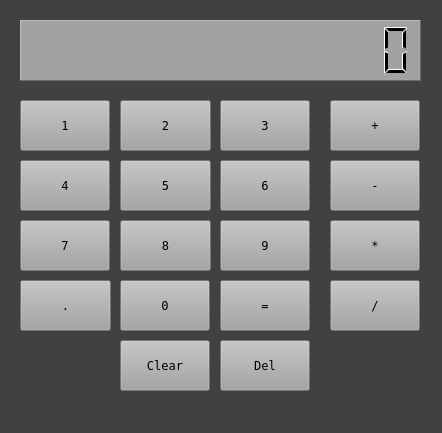
<?xml version="1.0" encoding="UTF-8"?>
<ui version="4.0">
 <class>MainWindow</class>
 <widget class="QMainWindow" name="MainWindow">
  <property name="geometry">
   <rect>
    <x>0</x>
    <y>0</y>
    <width>442</width>
    <height>433</height>
   </rect>
  </property>
  <property name="windowTitle">
   <string>Calculator</string>
  </property>
  <property name="windowIcon">
   <iconset>
    <normaloff>icons/calc.ico</normaloff>
    <normalon>icons/calc.png</normalon>icons/calc.ico</iconset>
  </property>
  <property name="styleSheet">
   <string notr="true">background-color: rgb(65, 65, 65);</string>
  </property>
  <property name="tabShape">
   <enum>QTabWidget::Rounded</enum>
  </property>
  <property name="dockNestingEnabled">
   <bool>true</bool>
  </property>
  <widget class="QWidget" name="centralwidget">
   <widget class="QLCDNumber" name="nDisplay">
    <property name="geometry">
     <rect>
      <x>20</x>
      <y>20</y>
      <width>401</width>
      <height>61</height>
     </rect>
    </property>
    <property name="styleSheet">
     <string notr="true">background-color: rgb(162, 162, 162);
text-color: black;</string>
    </property>
    <property name="frameShape">
     <enum>QFrame::Panel</enum>
    </property>
    <property name="digitCount">
     <number>14</number>
    </property>
   </widget>
   <widget class="QPushButton" name="pushButton_plus">
    <property name="geometry">
     <rect>
      <x>330</x>
      <y>100</y>
      <width>90</width>
      <height>51</height>
     </rect>
    </property>
    <property name="font">
     <font>
      <family>Terminal</family>
      <pointsize>9</pointsize>
     </font>
    </property>
    <property name="styleSheet">
     <string notr="true">background-color: rgb(162, 162, 162);</string>
    </property>
    <property name="text">
     <string>+</string>
    </property>
    <property name="autoDefault">
     <bool>false</bool>
    </property>
    <property name="default">
     <bool>false</bool>
    </property>
    <property name="flat">
     <bool>false</bool>
    </property>
   </widget>
   <widget class="QPushButton" name="pushButton_3">
    <property name="geometry">
     <rect>
      <x>220</x>
      <y>100</y>
      <width>90</width>
      <height>51</height>
     </rect>
    </property>
    <property name="font">
     <font>
      <family>Terminal</family>
      <pointsize>9</pointsize>
     </font>
    </property>
    <property name="styleSheet">
     <string notr="true">background-color: rgb(162, 162, 162);</string>
    </property>
    <property name="text">
     <string>3</string>
    </property>
    <property name="autoDefault">
     <bool>false</bool>
    </property>
    <property name="default">
     <bool>false</bool>
    </property>
    <property name="flat">
     <bool>false</bool>
    </property>
   </widget>
   <widget class="QPushButton" name="pushButton_2">
    <property name="geometry">
     <rect>
      <x>120</x>
      <y>100</y>
      <width>91</width>
      <height>51</height>
     </rect>
    </property>
    <property name="font">
     <font>
      <family>Terminal</family>
      <pointsize>9</pointsize>
     </font>
    </property>
    <property name="styleSheet">
     <string notr="true">background-color: rgb(162, 162, 162);</string>
    </property>
    <property name="text">
     <string>2</string>
    </property>
    <property name="autoDefault">
     <bool>false</bool>
    </property>
    <property name="default">
     <bool>false</bool>
    </property>
    <property name="flat">
     <bool>false</bool>
    </property>
   </widget>
   <widget class="QPushButton" name="pushButton">
    <property name="enabled">
     <bool>true</bool>
    </property>
    <property name="geometry">
     <rect>
      <x>20</x>
      <y>100</y>
      <width>90</width>
      <height>51</height>
     </rect>
    </property>
    <property name="sizePolicy">
     <sizepolicy hsizetype="Ignored" vsizetype="Ignored">
      <horstretch>0</horstretch>
      <verstretch>61</verstretch>
     </sizepolicy>
    </property>
    <property name="font">
     <font>
      <family>Terminal</family>
      <pointsize>9</pointsize>
     </font>
    </property>
    <property name="styleSheet">
     <string notr="true">background-color: rgb(162, 162, 162);</string>
    </property>
    <property name="text">
     <string>1</string>
    </property>
    <property name="autoDefault">
     <bool>false</bool>
    </property>
    <property name="default">
     <bool>false</bool>
    </property>
    <property name="flat">
     <bool>false</bool>
    </property>
   </widget>
   <widget class="QPushButton" name="pushButton_4">
    <property name="geometry">
     <rect>
      <x>20</x>
      <y>160</y>
      <width>90</width>
      <height>51</height>
     </rect>
    </property>
    <property name="font">
     <font>
      <family>Terminal</family>
      <pointsize>9</pointsize>
     </font>
    </property>
    <property name="styleSheet">
     <string notr="true">background-color: rgb(162, 162, 162);</string>
    </property>
    <property name="text">
     <string>4</string>
    </property>
    <property name="autoDefault">
     <bool>false</bool>
    </property>
    <property name="default">
     <bool>false</bool>
    </property>
    <property name="flat">
     <bool>false</bool>
    </property>
   </widget>
   <widget class="QPushButton" name="pushButton_5">
    <property name="geometry">
     <rect>
      <x>120</x>
      <y>160</y>
      <width>91</width>
      <height>51</height>
     </rect>
    </property>
    <property name="font">
     <font>
      <family>Terminal</family>
      <pointsize>9</pointsize>
     </font>
    </property>
    <property name="styleSheet">
     <string notr="true">background-color: rgb(162, 162, 162);</string>
    </property>
    <property name="text">
     <string>5</string>
    </property>
    <property name="autoDefault">
     <bool>false</bool>
    </property>
    <property name="default">
     <bool>false</bool>
    </property>
    <property name="flat">
     <bool>false</bool>
    </property>
   </widget>
   <widget class="QPushButton" name="pushButton_6">
    <property name="geometry">
     <rect>
      <x>220</x>
      <y>160</y>
      <width>90</width>
      <height>51</height>
     </rect>
    </property>
    <property name="font">
     <font>
      <family>Terminal</family>
      <pointsize>9</pointsize>
     </font>
    </property>
    <property name="styleSheet">
     <string notr="true">background-color: rgb(162, 162, 162);</string>
    </property>
    <property name="text">
     <string>6</string>
    </property>
    <property name="autoDefault">
     <bool>false</bool>
    </property>
    <property name="default">
     <bool>false</bool>
    </property>
    <property name="flat">
     <bool>false</bool>
    </property>
   </widget>
   <widget class="QPushButton" name="pushButton_minus">
    <property name="geometry">
     <rect>
      <x>330</x>
      <y>160</y>
      <width>90</width>
      <height>51</height>
     </rect>
    </property>
    <property name="font">
     <font>
      <family>Terminal</family>
      <pointsize>9</pointsize>
     </font>
    </property>
    <property name="styleSheet">
     <string notr="true">background-color: rgb(162, 162, 162);</string>
    </property>
    <property name="text">
     <string>-</string>
    </property>
    <property name="autoDefault">
     <bool>false</bool>
    </property>
    <property name="default">
     <bool>false</bool>
    </property>
    <property name="flat">
     <bool>false</bool>
    </property>
   </widget>
   <widget class="QPushButton" name="pushButton_7">
    <property name="geometry">
     <rect>
      <x>20</x>
      <y>220</y>
      <width>90</width>
      <height>51</height>
     </rect>
    </property>
    <property name="font">
     <font>
      <family>Terminal</family>
      <pointsize>9</pointsize>
     </font>
    </property>
    <property name="styleSheet">
     <string notr="true">background-color: rgb(162, 162, 162);</string>
    </property>
    <property name="text">
     <string>7</string>
    </property>
    <property name="autoDefault">
     <bool>false</bool>
    </property>
    <property name="default">
     <bool>false</bool>
    </property>
    <property name="flat">
     <bool>false</bool>
    </property>
   </widget>
   <widget class="QPushButton" name="pushButton_0">
    <property name="geometry">
     <rect>
      <x>120</x>
      <y>280</y>
      <width>90</width>
      <height>51</height>
     </rect>
    </property>
    <property name="font">
     <font>
      <family>Terminal</family>
      <pointsize>9</pointsize>
     </font>
    </property>
    <property name="styleSheet">
     <string notr="true">background-color: rgb(162, 162, 162);</string>
    </property>
    <property name="text">
     <string>0</string>
    </property>
    <property name="autoDefault">
     <bool>false</bool>
    </property>
    <property name="default">
     <bool>false</bool>
    </property>
    <property name="flat">
     <bool>false</bool>
    </property>
   </widget>
   <widget class="QPushButton" name="pushButton_14">
    <property name="geometry">
     <rect>
      <x>20</x>
      <y>280</y>
      <width>91</width>
      <height>51</height>
     </rect>
    </property>
    <property name="font">
     <font>
      <family>Terminal</family>
      <pointsize>9</pointsize>
     </font>
    </property>
    <property name="styleSheet">
     <string notr="true">background-color: rgb(162, 162, 162);</string>
    </property>
    <property name="text">
     <string>.</string>
    </property>
    <property name="autoDefault">
     <bool>false</bool>
    </property>
    <property name="default">
     <bool>false</bool>
    </property>
    <property name="flat">
     <bool>false</bool>
    </property>
   </widget>
   <widget class="QPushButton" name="pushButton_div">
    <property name="geometry">
     <rect>
      <x>330</x>
      <y>280</y>
      <width>90</width>
      <height>51</height>
     </rect>
    </property>
    <property name="font">
     <font>
      <family>Terminal</family>
      <pointsize>9</pointsize>
     </font>
    </property>
    <property name="styleSheet">
     <string notr="true">background-color: rgb(162, 162, 162);</string>
    </property>
    <property name="text">
     <string>/</string>
    </property>
    <property name="autoDefault">
     <bool>false</bool>
    </property>
    <property name="default">
     <bool>false</bool>
    </property>
    <property name="flat">
     <bool>false</bool>
    </property>
   </widget>
   <widget class="QPushButton" name="pushButton_eq">
    <property name="geometry">
     <rect>
      <x>220</x>
      <y>280</y>
      <width>90</width>
      <height>51</height>
     </rect>
    </property>
    <property name="font">
     <font>
      <family>Terminal</family>
      <pointsize>9</pointsize>
     </font>
    </property>
    <property name="styleSheet">
     <string notr="true">background-color: rgb(162, 162, 162);</string>
    </property>
    <property name="text">
     <string>=</string>
    </property>
    <property name="autoDefault">
     <bool>false</bool>
    </property>
    <property name="default">
     <bool>false</bool>
    </property>
    <property name="flat">
     <bool>false</bool>
    </property>
   </widget>
   <widget class="QPushButton" name="pushButton_mult">
    <property name="geometry">
     <rect>
      <x>330</x>
      <y>220</y>
      <width>90</width>
      <height>51</height>
     </rect>
    </property>
    <property name="font">
     <font>
      <family>Terminal</family>
      <pointsize>9</pointsize>
     </font>
    </property>
    <property name="styleSheet">
     <string notr="true">background-color: rgb(162, 162, 162);</string>
    </property>
    <property name="text">
     <string>*</string>
    </property>
    <property name="autoDefault">
     <bool>false</bool>
    </property>
    <property name="default">
     <bool>false</bool>
    </property>
    <property name="flat">
     <bool>false</bool>
    </property>
   </widget>
   <widget class="QPushButton" name="pushButton_8">
    <property name="geometry">
     <rect>
      <x>120</x>
      <y>220</y>
      <width>91</width>
      <height>51</height>
     </rect>
    </property>
    <property name="font">
     <font>
      <family>Terminal</family>
      <pointsize>9</pointsize>
     </font>
    </property>
    <property name="styleSheet">
     <string notr="true">background-color: rgb(162, 162, 162);</string>
    </property>
    <property name="text">
     <string>8</string>
    </property>
    <property name="autoDefault">
     <bool>false</bool>
    </property>
    <property name="default">
     <bool>false</bool>
    </property>
    <property name="flat">
     <bool>false</bool>
    </property>
   </widget>
   <widget class="QPushButton" name="pushButton_9">
    <property name="geometry">
     <rect>
      <x>220</x>
      <y>220</y>
      <width>90</width>
      <height>51</height>
     </rect>
    </property>
    <property name="font">
     <font>
      <family>Terminal</family>
      <pointsize>9</pointsize>
     </font>
    </property>
    <property name="styleSheet">
     <string notr="true">background-color: rgb(162, 162, 162);</string>
    </property>
    <property name="text">
     <string>9</string>
    </property>
    <property name="autoDefault">
     <bool>false</bool>
    </property>
    <property name="default">
     <bool>false</bool>
    </property>
    <property name="flat">
     <bool>false</bool>
    </property>
   </widget>
   <widget class="QPushButton" name="pushButton_clr">
    <property name="geometry">
     <rect>
      <x>120</x>
      <y>340</y>
      <width>90</width>
      <height>51</height>
     </rect>
    </property>
    <property name="font">
     <font>
      <family>Terminal</family>
      <pointsize>9</pointsize>
     </font>
    </property>
    <property name="styleSheet">
     <string notr="true">background-color: rgb(162, 162, 162);</string>
    </property>
    <property name="text">
     <string>Clear</string>
    </property>
    <property name="autoDefault">
     <bool>false</bool>
    </property>
    <property name="default">
     <bool>false</bool>
    </property>
    <property name="flat">
     <bool>false</bool>
    </property>
   </widget>
   <widget class="QPushButton" name="pushButton_del">
    <property name="geometry">
     <rect>
      <x>220</x>
      <y>340</y>
      <width>90</width>
      <height>51</height>
     </rect>
    </property>
    <property name="font">
     <font>
      <family>Terminal</family>
      <pointsize>9</pointsize>
     </font>
    </property>
    <property name="styleSheet">
     <string notr="true">background-color: rgb(162, 162, 162);</string>
    </property>
    <property name="text">
     <string>Del</string>
    </property>
    <property name="autoDefault">
     <bool>false</bool>
    </property>
    <property name="default">
     <bool>false</bool>
    </property>
    <property name="flat">
     <bool>false</bool>
    </property>
   </widget>
  </widget>
  <action name="actionF8uck_all_niggers">
   <property name="text">
    <string>F8uck all niggers</string>
   </property>
  </action>
  <action name="actionBlast_faggots">
   <property name="text">
    <string>Blast faggots</string>
   </property>
  </action>
 </widget>
 <resources/>
 <connections/>
</ui>
